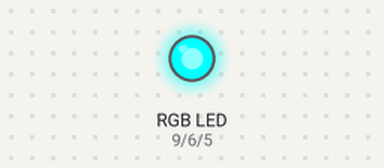
A sketch run on a simulated Arduino Uno, built with avr-gcc and run on an emulated ATmega328P. Shown: an RGB LED mixed from three pins (HIGH = lit).

Above: at 0.5 s.
At 2.5 s:
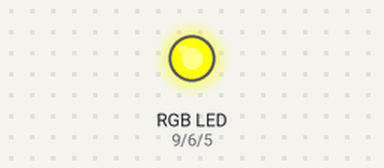
At 3.5 s:
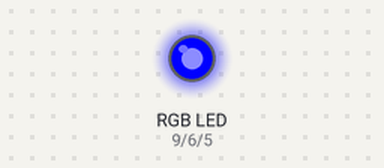
At 4.5 s:
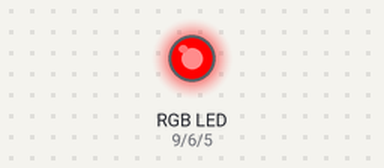
At 6.5 s:
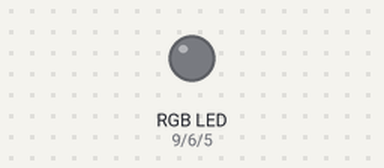
At 8.5 s:
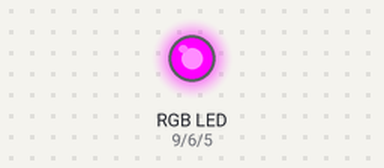
Timing chart, 0 to 9.1 s (numbered marks = the images above):
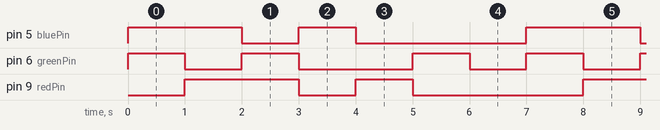

Measured:
- by itself, pin 5 (bluePin), pin 9 (redPin): repeats every 7.0 s: LOW 1.0 s, HIGH 1.0 s, LOW 3.0 s, HIGH 2.0 s
- by itself, pin 6 (greenPin): repeats every 7.0 s: LOW 1.0 s, HIGH 1.0 s, LOW 2.0 s, HIGH 1.0 s, LOW 1.0 s, HIGH 1.0 s
- by itself, everything shown: repeats every 7.0 s, in 7 steps

The sketch:

Rgb_code.ino
```cpp
int redPin= 9;
int greenPin = 6;
int bluePin = 5;

void setup() {
  pinMode(redPin, OUTPUT);
  pinMode(greenPin, OUTPUT);
  pinMode(bluePin, OUTPUT);
}

void loop() {

  setColor(255, 0, 0); // Red Color
  delay(1000);

  setColor(0, 255, 0); // Green Color
  delay(1000);

  setColor(0, 0, 255); // Blue Color

  delay(1000);
  setColor(255, 255, 0); // Yellow

  delay(1000);
  setColor(0, 255, 255); // cyan

  delay(1000);
  setColor(255, 0, 255); // magenta


  delay(1000);

  setColor(255, 255, 255); // white

  delay(1000);


}

void setColor(int redValue, int greenValue, int blueValue) {
  analogWrite(redPin, 255-redValue);
  analogWrite(greenPin, 255-greenValue);
  analogWrite(bluePin, 255-blueValue);
}
```
